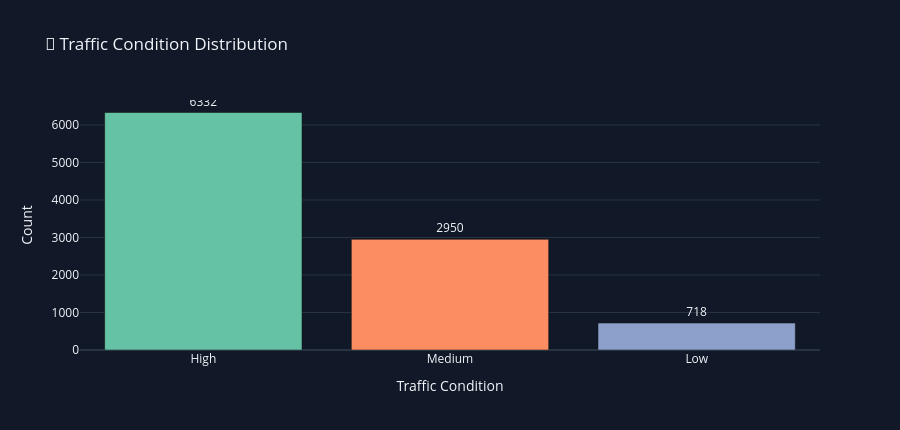

The cell this chart's notebook holds for it:
### Code cell
condition_data = (
    df["traffic_condition"]
    .value_counts()
    .reset_index()
)

condition_data.columns = ["Traffic Condition", "Count"]

fig = px.bar(
    condition_data,
    x="Traffic Condition",
    y="Count",
    color="Traffic Condition",
    text="Count",
    title="🚦 Traffic Condition Distribution",
    template="plotly_dark",
    color_discrete_sequence=px.colors.qualitative.Set2
)

fig.update_traces(textposition="outside")

fig.update_layout(
    height=430,
    paper_bgcolor=CARD_BG,
    plot_bgcolor=CARD_BG,
    showlegend=False
)

fig.show()

### Figure 1 — Plotly figure (JSON) as saved in the notebook; plotly's stock layout.template omitted (floating-point values rounded to 4 significant figures)
{"data": [{"hovertemplate": "Traffic Condition=%{x}<br>Count=%{text}<extra></extra>", "legendgroup": "High", "marker": {"color": "rgb(102,194,165)", "pattern": {"shape": ""}}, "name": "High", "orientation": "v", "showlegend": true, "text": [6332.0], "textposition": "outside", "type": "bar", "x": ["High"], "xaxis": "x", "y": [6332], "yaxis": "y"}, {"hovertemplate": "Traffic Condition=%{x}<br>Count=%{text}<extra></extra>", "legendgroup": "Medium", "marker": {"color": "rgb(252,141,98)", "pattern": {"shape": ""}}, "name": "Medium", "orientation": "v", "showlegend": true, "text": [2950.0], "textposition": "outside", "type": "bar", "x": ["Medium"], "xaxis": "x", "y": [2950], "yaxis": "y"}, {"hovertemplate": "Traffic Condition=%{x}<br>Count=%{text}<extra></extra>", "legendgroup": "Low", "marker": {"color": "rgb(141,160,203)", "pattern": {"shape": ""}}, "name": "Low", "orientation": "v", "showlegend": true, "text": [718.0], "textposition": "outside", "type": "bar", "x": ["Low"], "xaxis": "x", "y": [718], "yaxis": "y"}], "layout": {"barmode": "relative", "height": 430, "legend": {"title": {"text": "Traffic Condition"}, "tracegroupgap": 0}, "paper_bgcolor": "#111827", "plot_bgcolor": "#111827", "showlegend": false, "title": {"text": "🚦 Traffic Condition Distribution"}, "xaxis": {"anchor": "y", "categoryarray": ["High", "Medium", "Low"], "categoryorder": "array", "domain": [0, 1], "title": {"text": "Traffic Condition"}}, "yaxis": {"anchor": "x", "domain": [0, 1], "title": {"text": "Count"}}}}
